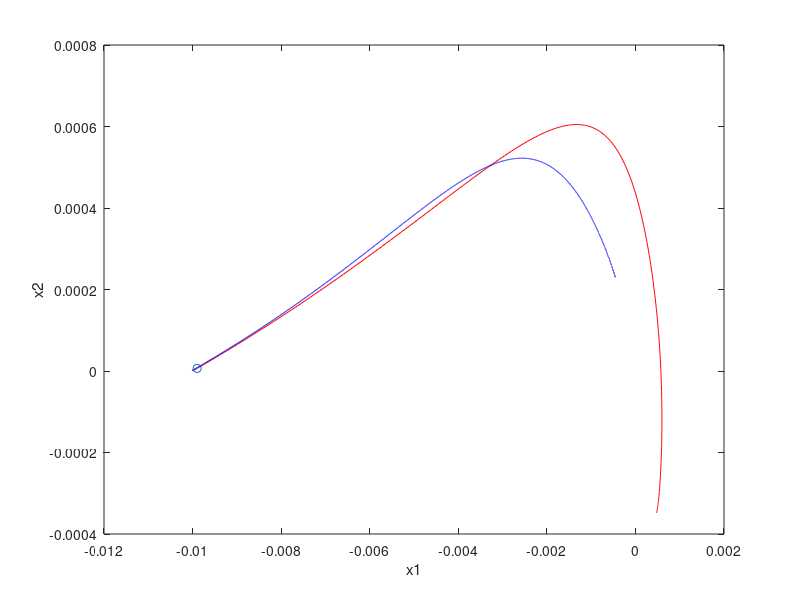

Write the MATLAB code that produced this figure.
clear
clc
x0 = [-0.01,0]';
K = 300;
s = 0.05;
x_k1 = x0;
y_k1 = x0;
x_k_1 = x0;
x_k2 = x0;
x_k_2 = x0;
y_kg = [1 1]';
x_kg = [1 1]'; 
xk1 = zeros(K-1,1);
xk2 = zeros(K-1,1);
gradient1 = zeros(K-1,2);
k = 1;
while (k < K)
    
    if and(y_k1(1) < 0, y_k1(2) < 0)
        y_kg(1) = -3 * y_k1(1)^2 + 0.002 * (y_k1(1) + y_k1(2));
        y_kg(2) = -15 * y_k1(2)^2 + 0.002 * (y_k1(1) + y_k1(2));
        
    elseif and(y_k1(1) < 0, y_k1(2) > 0)
        y_kg(1) = -3 * y_k1(1)^2 + 0.002 * (y_k1(1) + y_k1(2));
        y_kg(2) = 15 * y_k1(2)^2 + 0.002 * (y_k1(1) + y_k1(2));    
       
    elseif and(y_k1(1) > 0, y_k1(2) < 0)
        y_kg(1) = 3 * y_k1(1)^2 + 0.002 * (y_k1(1) + y_k1(2));
        y_kg(2) = -15 * y_k1(2)^2 + 0.002 * (y_k1(1) + y_k1(2));
  
    elseif and(y_k1(1) > 0, y_k1(2) > 0)
        y_kg(1) = 3 * y_k1(1)^2 + 0.002 * (y_k1(1) + y_k1(2));
        y_kg(2) = 15 * y_k1(2)^2 + 0.002 * (y_k1(1) + y_k1(2));    

    elseif and(y_k1(1) < 0, y_k1(2) == 0)
        y_kg(1) = -3 * y_k1(1)^2 + 0.002 * y_k1(1);
        y_kg(2) = 0.002 * y_k1(1);  
        
    elseif and(y_k1(1) > 0, y_k1(2) == 0)
        y_kg(1) = 3 * y_k1(1)^2 + 0.002 * y_k1(1);
        y_kg(2) = 0.002 * y_k1(1);
    
    elseif and(y_k1(1) == 0, y_k1(2) < 0)
        y_kg(1) = 0.002 * y_k1(2);
        y_kg(2) = -15 * y_k1(2)^2 + 0.002 * y_k1(2);        

    elseif and(y_k1(1) == 0, y_k1(2) > 0)
        y_kg(1) = 0.002 * y_k1(2);
        y_kg(2) = 15 * y_k1(2)^2 + 0.002 * y_k1(2);        
        
    end
    
    beta = (k-1)/(k+2);
    x_k2 = y_k1 - s * y_kg ;
    y_k2 = x_k2 + beta * (x_k2 - x_k1);
    xk1(k) = x_k2(1);
    xk2(k) = x_k2(2);
    gradient1(k,:) = y_kg;
    y_k1 = y_k2;
    x_k1 = x_k2;
    k = k + 1;

end

j = 1;
J = 10000;
xk_1 = zeros(J-1,1);
xk_2 = zeros(J-1,1);
gradient2 = zeros(J-1,2);
while (j<J)
    
    if and(x_k_1(1) < 0, x_k_1(2) < 0)
        x_kg(1) = -3 * x_k_1(1)^2 + 0.002 * (x_k_1(1) + x_k_1(2));
        x_kg(2) = -15 * x_k_1(2)^2 + 0.002 * (x_k_1(1) + x_k_1(2));
    
    elseif and(x_k_1(1) < 0, x_k_1(2) > 0)    
        x_kg(1) = -3 * x_k_1(1)^2 + 0.002 * (x_k_1(1) + x_k_1(2));
        x_kg(2) = 15 * x_k_1(2)^2 + 0.002 * (x_k_1(1) + x_k_1(2));
    
    elseif and(x_k_1(1) > 0, x_k_1(2) < 0)
        x_kg(1) = 3 * x_k_1(1)^2 + 0.002 * (x_k_1(1) + x_k_1(2));
        x_kg(2) = -15 * x_k_1(2)^2 + 0.002 * (x_k_1(1) + x_k_1(2));
    
    else
        x_kg(1) = 3 * x_k_1(1)^2 + 0.002 * (x_k_1(1) + x_k_1(2));
        x_kg(2) = 15 * x_k_1(2)^2 + 0.002 * (x_k_1(1) + x_k_1(2));
   
    end
    
    x_k_2 = x_k_1 - s * x_kg ;
    xk_1(j) = x_k_2(1);
    xk_2(j) = x_k_2(2);
    gradient2(j,:) = x_kg;
    x_k_1 = x_k_2;
    j = j + 1;
    
end

figure(1)
plot(xk1,xk2,'r')
hold on
plot(xk1(5),xk2(5),'o')
hold on
plot(xk_1,xk_2,'b')
xlabel('x1')
ylabel('x2')
